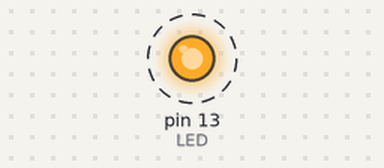
Simulated run of this sketch. Board: Arduino Uno, built with avr-gcc and run on an emulated ATmega328P. Shown: output pins drawn as LEDs (lit = HIGH). Dashed ring = blinking. What the sketch prints to the serial monitor is not drawn.

Above: at 0.5 s.
Timing chart, 0 to 4.6 s (numbered marks = the images above):
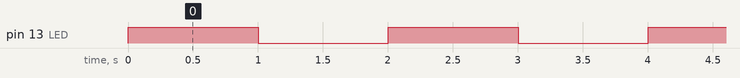

The sketch:

exercicio01.ino
```cpp
#define LED 13

void setup() {
  pinMode(LED, OUTPUT);
  Serial.begin(9600); // Inicia a comunicação serial com uma taxa de 9600 bps
}

void loop() {
  digitalWrite(LED, HIGH);
  Serial.println("LED " + String(LED) + ": Ligado");
  delay(1000);

  digitalWrite(LED, LOW);
  Serial.println("LED " + String(LED) + ": Desligado");
  delay(1000);
}
```

Measured:
- by itself, pin 13 (LED): alternates HIGH for 1.0 s and LOW for 1.0 s
